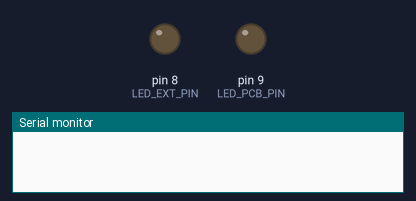
Simulated run of this sketch. Board: Arduino Mega 2560, built with avr-gcc and run on an emulated ATmega2560. Shown: output pins drawn as LEDs (lit = HIGH), the last lines printed to the serial monitor. The modem accepts every AT command (registered, SIM ready, sends succeed) and sends nothing else.

Above: at 0.1 s.
At 9.2 s:
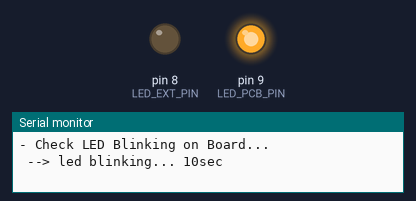
Timing chart, 0 to 11.1 s (numbered marks = the images above):
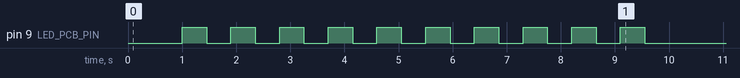

The sketch:

Ikarus_LoRa.ino
```cpp
// (licence header left out)
/****************************************************************/
//  Software code for Groove - Ligth Sensor V1.3.2-1
//  on SODAQ Mbili Rev.6b
/****************************************************************/

/*
The Debug monitor on USB
* Use "Serial" object or it's helper: "SerialDebug"
*
The shield ATIM (Serial1):
* Use "Serial1" object or it's helper: "SerialXBee"
*
The sensor:
* Groove Connector A4, A5, 3.3v, GND
* sensor 1.2 groove temp 1.2 use only Data -> analog 5 (A5), 3.3v -> 3.3v, GND -> gnd
*/
/***************************************************************/
/* created 12 december 2015
*  by TAns Orange Labs (City)
*   modified 18 march 2016 TAns Orange Labs (City)
*  by MAM Orange Labs (City)
*   Last modified 14 september 2016 MAM Orange Labs (City)
*/

#include <math.h>

#define MODE_OTAA     // Uncomment/comment to enable/disable OTAA join mode

// **************** helpers for serial *************************
#define SerialDebug Serial  //ligne a commenter en cas d'utilisation sur batterie ou alimentation externe
#define SerialXBee Serial1

// **************** const delays *************************
const unsigned long ul_default_delay = 180000; // 130600 <=> 1% duty cycle, SF12, 5 bytes
const unsigned long ul_delay_loop = ul_default_delay;   // ERC7003 868 MHz 1% duty cycle
const unsigned long xbee_serial_delay = 500;

// **************** const temp / light *************************
const int PIN_LIGHTSENSOR = A5;  // Grove - Temperature Sensor connect to A5
const int LIGHT_THRESHOLD_VALUE = 10;    //The threshold for which the LED should turn on.
const int LED_PCB_PIN=9;         //Connect the PCB LED L0 to Pin13, Digital 13
const int LED_EXT_PIN=8;        //Connct the external Green LED to Pin 12, Digital 12
const int BUTTON_PCB_PIN=8;        //Button ON -OFF LoRa

// **************** global vars *************************
byte by_CdeLed = 0; //Command received from the LoRa Module to switch the LED state (0x01: ON | 0x00: OFF | 0x02: Blink)
int buttonStatus = 0; // Etat du Button ON = 1  - OFF = 0

// **************** initialisation *****************************
void setup()
{
  SerialDebug.println("**************** DEMO STARTER KIT sensorlight + LED ***********************.\n ");

  // *********** init Debug and Bee baud rate ***********************************
  SerialDebug.begin(19200);      // the debug baud rate on Hardware Serial Atmega
  SerialXBee.begin(19200);       // the Bee baud rate on Software Serial Atmega
  delay(1000);

  // *********** init digital pins **********************************************
  pinMode(BUTTON_PCB_PIN, OUTPUT);    //Boutton On OFF
  pinMode(LED_PCB_PIN, OUTPUT);     //Set the LED on Digital 12 as an OUTPUT
  digitalWrite(LED_PCB_PIN, LOW);  //init
  pinMode(LED_EXT_PIN, OUTPUT);     //Set the External Led on Digital 13 as an OUTPUT
  digitalWrite(LED_EXT_PIN, LOW);  //init

  SerialDebug.println("- Check LED Blinking on Board...\n");

  led_blinking(10);  // blinking for ten seconds

  // set ATO & ATM Parameters for Nano N8
  initXbeeNanoN8();

  SerialDebug.print("\n*************** Sensor Light Value & Led Activity on Board (period: ");
  SerialDebug.print(ul_delay_loop * 1E-3);
  SerialDebug.println(" sec) ************\n");

  delay(1000);
}

void loop()
{
  /****************Up Link data ****************************************/

  // Tesdt Buttun
  buttonStatus = digitalRead (BUTTON_PCB_PIN);
  if (buttonStatus == HIGH)
  {
     digitalWrite(LED_EXT_PIN, HIGH);
     Serial.println ("Button ON");
  }
  else
  {
    digitalWrite(LED_EXT_PIN, LOW);
    Serial.println ("Button OFF");
  }

  //switch the Ext LED on
  //digitalWrite(LED_EXT_PIN, HIGH);

  /****** light sensor measures **************************************/
  int sensorValue = analogRead(PIN_LIGHTSENSOR); //read light from sensor
  float Rsensor = RsensorCalc(sensorValue);

  /***************send light ***************/
  sendLightSensorValuetoNanoN8(sensorValue);
  //delay(1000);

  /***************print light ***************/
  printLightSensorValue(sensorValue, Rsensor);

 //switch the Ext LED on
 //  digitalWrite(LED_EXT_PIN, LOW);

  /********* Down Link get serial data  *****************************/
  unsigned long l_milli = millis(); //save current time for timeout
  while (!SerialXBee.available()) //wait for valid data
  if((millis() - l_milli) > 2100) break; //timeout at 2.1s (class A max air time is 2.1sec)

  if(SerialXBee.available()) {
    // read the down link serial Data:
    by_CdeLed = SerialXBee.read();

    SerialDebug.print("<-- Cde Led received = ");
    SerialDebug.println(by_CdeLed);

    while(SerialXBee.read() > -1); //empty XBee buffer
/*
    switch (by_CdeLed) {
      case 0:
      digitalWrite(LED_PCB_PIN, LOW);
      break;
      case 1:
      digitalWrite(LED_PCB_PIN, HIGH);
      break;
      case 2:
      led_blinking(30);  // both leds blink for 30 sec
      break;

    }
    */
  }


  delay(ul_delay_loop); //get and send datas every 180 sec (default).

}   // end loop

/*************************** methods **********************************/

void initXbeeNanoN8()
{
  String str_dummy;

  // ************ Command Mode *****************
  // set ATO & ATM Parameters (Unconf frame, port com, encoding, rx payload only, Duty Cycle...)
  SerialXBee.print("+++");          // Enter command mode
  str_dummy = SerialXBee.readString();
  SerialDebug.println("\n- Enter command mode: +++");
  delay(xbee_serial_delay);

  SerialXBee.print("ATV\n");    // Return module version, DevEUI (LSB first), Stack version.
  str_dummy = SerialXBee.readString();
  SerialDebug.print("\n ATIM Module version & information:");
  SerialDebug.println(str_dummy);
  delay(xbee_serial_delay);

  /***************** Serial Rx ****************************************/
  SerialXBee.print("ATM007=06\n");    // Baud rate 19200
  str_dummy = SerialXBee.readString();
  SerialDebug.print(" --> Xbee Serial rate 19200 ATM007=06: ");
  SerialDebug.println(str_dummy);
  delay(xbee_serial_delay);

  /***************** DevEUI ****************************************/
  SerialXBee.print("ATO070\n");    // DevEUI (4 Bytes all at once)
  str_dummy = SerialXBee.readString();
  SerialDebug.print(" get DevEUI (LSB F) ATO070: ");
  SerialDebug.println(str_dummy);
  delay(xbee_serial_delay);

  // /***************** JoinMode ****************************************/
  SerialXBee.print("ATO083\n"); //get actual join mode
  str_dummy = SerialXBee.readString();
  delay(xbee_serial_delay);

#ifdef MODE_OTAA

  SerialDebug.print(" --> OTAA ");
  SerialDebug.println(str_dummy);

  /***************** OTAA ****************************************/
  if(str_dummy[7] != '3' || str_dummy[8] != 'F') { //avoid to restart if already in the right mode
    SerialXBee.print("ATO083=3F\n");    // OTAA
    str_dummy = SerialXBee.readString();
    SerialDebug.println(" set to OTAA mode: ");
    SerialDebug.println(str_dummy);
    delay(xbee_serial_delay);

    SerialDebug.println(" Save new configuration");
    SerialXBee.print("ATOS");    // save param to EEPROM
    while(SerialXBee.read() > -1); //empty buffer
    delay(xbee_serial_delay);

    SerialDebug.println(" Restart the module");
    SerialXBee.print("ATR\n");    // restart the module
    delay(1500);
  }

  /***************** AppEUI ****************************************/
  SerialXBee.print("ATO071\n");    // AppEUI (4 Bytes all at once)
  str_dummy = SerialXBee.readString();
  SerialDebug.print(" get AppEUI (LSB F) ATO071: ");
  SerialDebug.println(str_dummy);
  delay(xbee_serial_delay);

  /***************** AppKey ****************************************/
  SerialXBee.print("ATO072\n");    // AppKey (16 Bytes all at once)
  str_dummy = SerialXBee.readString();
  SerialDebug.print(" get AppKey (LSB F) ATO072: ");
  SerialDebug.println(str_dummy);
  delay(xbee_serial_delay);

#else

  SerialDebug.print(" --> ABP ");
  SerialDebug.println(str_dummy);

  /***************** ABP ****************************************/
  if(str_dummy[7] != '3' || str_dummy[8] != 'E'){ //avoid to restart if already in the right mode
    SerialXBee.print("ATO083=3E\n");    // ABP
    str_dummy = SerialXBee.readString();
    SerialDebug.println(" set to OTAA mode: ");
    SerialDebug.println(str_dummy);
    delay(xbee_serial_delay);

    SerialDebug.println(" Save new configuration");
    SerialXBee.print("ATOS");    // save param to EEPROM
    while(SerialXBee.read() > -1); //empty buffer
    delay(xbee_serial_delay);

    SerialDebug.println(" Restart the module");
    SerialXBee.print("ATR\n");    // restart the module
    delay(1500);
  }

  /***************** DevAddr ****************************************/
  SerialXBee.print("ATO069\n");    // AppSKey (16 Bytes all at once)
  str_dummy = SerialXBee.readString();
  SerialDebug.print(" get DevAddr (LSB F) ATO069: ");
  SerialDebug.println(str_dummy);
  delay(xbee_serial_delay);

  /***************** AppSKey ****************************************/
  SerialXBee.print("ATO074\n");    // AppSKey (16 Bytes all at once)
  str_dummy = SerialXBee.readString();
  SerialDebug.print(" get AppSKey (LSB F) ATO074: ");
  SerialDebug.println(str_dummy);
  delay(xbee_serial_delay);

#endif

  /***********************Quit COMMAND MODE ********************/
  SerialXBee.print("ATQ\n");        // Quit command mode
  str_dummy = SerialXBee.readString();
  SerialDebug.println("\n- Quit command mode: ATQ");
  delay(xbee_serial_delay);
}

void led_blinking(int sec)
{
  SerialDebug.print(" --> led blinking... ");
  SerialDebug.print(sec);
  SerialDebug.print("sec ");

  int i_cmp = 0;
  while (i_cmp++ < sec)
  {
    // blink
    digitalWrite(LED_PCB_PIN, HIGH);
    delay(450); // wait for a second

    digitalWrite(LED_PCB_PIN, LOW);
    delay(450); // wait for a second
  }

  SerialDebug.println("...end blinking");
}

void sendLightSensorValuetoNanoN8(int l_value)
{
  if (ul_delay_loop >= ul_default_delay)    // ERC7003 868 MHz 1% duty cycle frame
  {

      //read the led state
      byte pcbState = by_CdeLed;
      if(by_CdeLed < 2) { //check real state ON or OFF (can't check blinking)
        pinMode(LED_PCB_PIN, INPUT);
        pcbState = digitalRead(LED_PCB_PIN);
        pinMode(LED_PCB_PIN, OUTPUT);
        digitalWrite(LED_PCB_PIN, pcbState); //restore previous state
      } else {
        by_CdeLed = 0; //reset Blink to OFF
      }

    //read the 2 bytes of light sensor
    byte b_lsb = l_value & 0xFF;
    byte b_msb = (l_value >> 8) & 0xFF;

    //send the frame
    SerialXBee.write(pcbState); //LED state
    //send new light value transmit to NANO-N8 in MSB first
    SerialXBee.write(b_msb);
    SerialXBee.write(b_lsb);

    //print the sent frame (in hex) in serial debug
    SerialDebug.print("--> Send frame: 0x0");
    //print the first byte
    SerialDebug.print(pcbState, HEX); //LED state

    //print the second byte
    if(b_msb < 0x10) //send in reverse endian
      SerialDebug.print(0); //force to print 2 digits in hex
    SerialDebug.print(b_msb, HEX);

    //print the first byte
    if(b_lsb < 0x10) //send in reverse endian
      SerialDebug.print(0); //force to print 2 digits in hex
    SerialDebug.print(b_lsb, HEX);

    SerialDebug.print(" ");
  }
}

float RsensorCalc(int i_value)
{
  return (1023 - i_value) * 10.0f / i_value;
}

void printLightSensorValue(int i_value, float f_value)
{
  SerialDebug.print("Light (sensorvalue) = ");
  SerialDebug.print(i_value);
  SerialDebug.print("  |  ");
  SerialDebug.print("Rsensor = ");
  SerialDebug.println(f_value);//show the light intensity on the serial monitor;
  //delay(1000);
}
```
